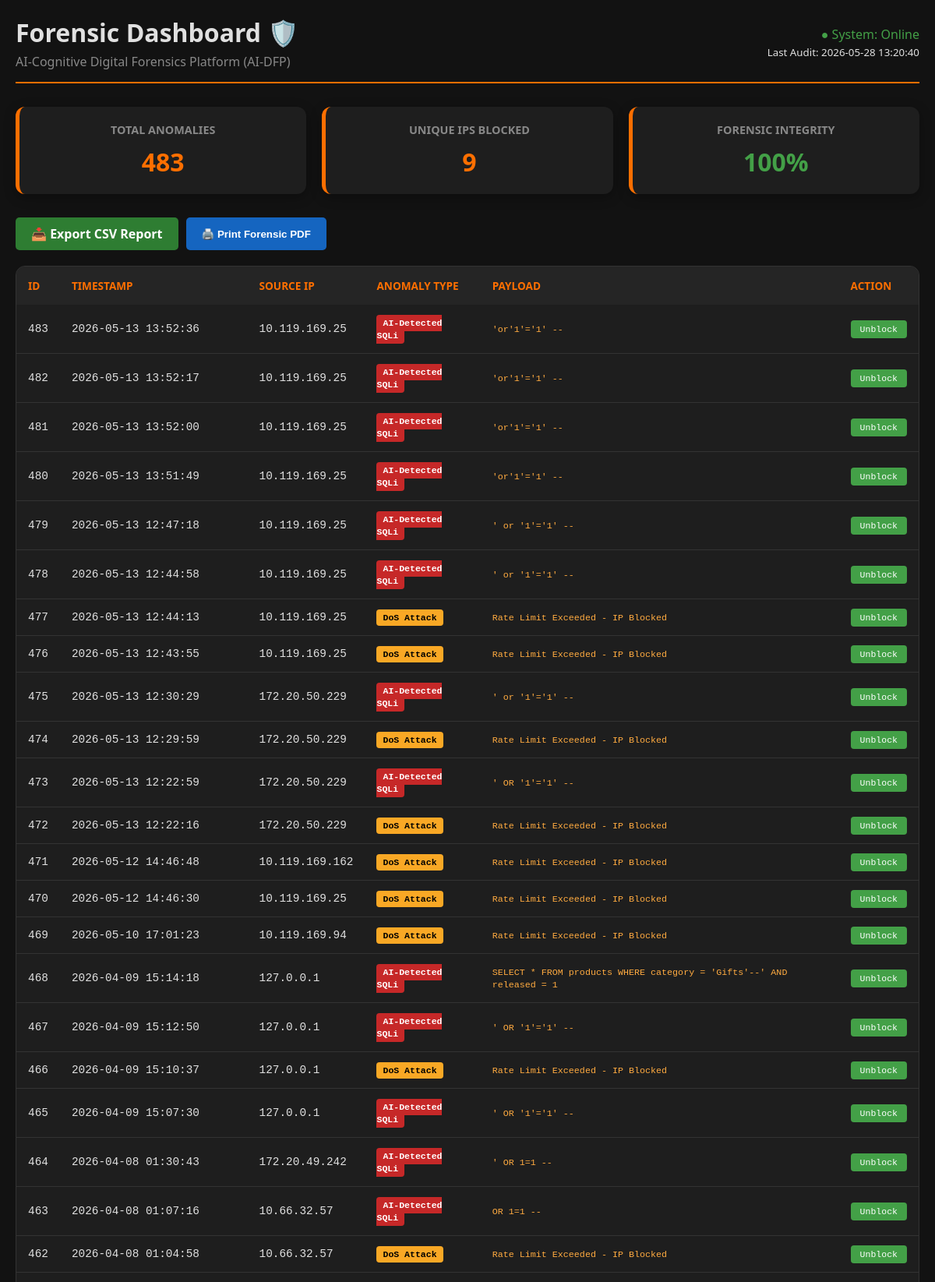
The page /admin (upper part) on the database its author committed.
### tables this page shows
CREATE TABLE attack_logs 
                 (id INTEGER PRIMARY KEY AUTOINCREMENT, timestamp TEXT, ip TEXT, type TEXT, payload TEXT);

### app.py (the view)
@app.route('/admin')
def admin():
    conn = sqlite3.connect('forensic_evidence.db')
    logs = conn.execute("SELECT * FROM attack_logs ORDER BY id DESC").fetchall()
    conn.close()
    return render_template('admin.html', logs=logs, datetime=datetime.now().strftime("%Y-%m-%d %H:%M:%S"))

### app.py (called while the page is built, shortened)
@app.before_request
def security_layer():
    ip = request.remote_addr
    path = request.path
    if path.startswith('/admin') or path.startswith('/export') or path.startswith('/static') or path.startswith('/unblock'):
        return

### templates/admin.html (shortened to what this page needs)
<!DOCTYPE html>
<html lang="en">
<head>
</head>
<body>
<div class="container">
    <header>
        <div>
            <h1 style="margin:0;">Forensic Dashboard 🛡️</h1>
            <p style="color:#888; margin:5px 0 0;">AI-Cognitive Digital Forensics Platform (AI-DFP)</p>
        </div>
        <div style="text-align: right;">
            <span style="color: #43a047;">● System: Online</span><br>
            <small>Last Audit: {{ datetime }}</small>
        </div>
    </header>
    <div class="stats-grid">
        <div class="stat-card">
            <h3>Total Anomalies</h3>
            <p id="total-threats">{{ logs|length }}</p>
        </div>
        <div class="stat-card">
            <h3>Unique IPs Blocked</h3>
            <p id="unique-ips">Calculating...</p>
        </div>
        <div class="stat-card">
            <h3>Forensic Integrity</h3>
            <p style="color: #43a047;">100%</p>
        </div>
    </div>
    <div class="actions">
        <a href="/export" class="btn btn-csv">📥 Export CSV Report</a>
        <button onclick="window.print()" class="btn btn-pdf">🖨️ Print Forensic PDF</button>
    </div>
    <div class="table-container">
        <table>
            <thead>
                <tr>
                    <th>ID</th>
                    <th>Timestamp</th>
                    <th>Source IP</th>
                    <th>Anomaly Type</th>
                    <th>Payload</th>
                    <th>Action</th> </tr>
            </thead>
            <tbody>
                {% for log in logs %}
                <tr>
                    <td>{{ log[0] }}</td>
                    <td>{{ log[1] }}</td>
                    <td>{{ log[2] }}</td>
                    <td>
                        <span class="badge {% if log[3] == 'SQLi' or 'AI' in log[3] %}badge-sqli{% else %}badge-dos{% endif %}">
                            {{ log[3] }}
                        </span>
                    </td>
                    <td style="color: #ffab40;"><code>{{ log[4] }}</code></td>
                    <td>
                        <a href="/unblock/{{ log[2] }}" class="btn-unblock" onclick="return confirm('Restore access for this IP?')">
                            Unblock
                        </a>
                    </td>
                </tr>
                {% endfor %}
            </tbody>
        </table>
    </div>
</div>
</body>
</html>

### templates/admin.html (style rules this page uses)
:root { --primary: #ff6f00; --bg: #121212; --card: #1e1e1e; --text: #e0e0e0; }
body { font-family: 'Segoe UI', sans-serif; background: var(--bg); color: var(--text); margin: 0; padding: 20px; }
.container { max-width: 1200px; margin: auto; }
header { display: flex; justify-content: space-between; align-items: center; border-bottom: 2px solid var(--primary); padding-bottom: 15px; margin-bottom: 30px; }
.stats-grid { display: grid; grid-template-columns: repeat(auto-fit, minmax(250px, 1fr)); gap: 20px; margin-bottom: 30px; }
.stat-card { background: var(--card); padding: 20px; border-radius: 12px; border-left: 5px solid var(--primary); text-align: center; box-shadow: 0 4px 15px rgba(0,0,0,0.3); }
.stat-card h3 { margin: 0; font-size: 0.9em; color: #888; text-transform: uppercase; }
.stat-card p { margin: 10px 0 0; font-size: 2em; font-weight: bold; color: var(--primary); }
.actions { margin-bottom: 20px; display: flex; gap: 10px; }
.btn { padding: 10px 20px; border: none; border-radius: 5px; cursor: pointer; font-weight: bold; text-decoration: none; transition: 0.3s; }
.btn-csv { background: #2e7d32; color: white; }
.btn-pdf { background: #1565c0; color: white; }
.btn-unblock { background: #43a047; color: white; padding: 5px 12px; font-size: 0.8em; text-decoration: none; border-radius: 4px; }
.table-container { background: var(--card); border-radius: 12px; overflow: hidden; border: 1px solid #333; }
table { width: 100%; border-collapse: collapse; text-align: left; }
th { background: #252525; color: var(--primary); padding: 15px; font-size: 0.85em; text-transform: uppercase; }
td { padding: 15px; border-bottom: 1px solid #333; font-family: 'Courier New', monospace; font-size: 0.9em; }
.badge { padding: 4px 8px; border-radius: 4px; font-size: 0.8em; font-weight: bold; }
.badge-sqli { background: #c62828; color: white; }
.badge-dos { background: #f9a825; color: black; }

### rows shown on the page
attack_logs: id "483", timestamp "2026-05-13 13:52:36", ip "10.119.169.25", type "AI-Detected SQLi", payload "'or'1'='1' --"
attack_logs: id "482", timestamp "2026-05-13 13:52:17", ip "10.119.169.25", type "AI-Detected SQLi", payload "'or'1'='1' --"
attack_logs: id "481", timestamp "2026-05-13 13:52:00", ip "10.119.169.25", type "AI-Detected SQLi", payload "'or'1'='1' --"
attack_logs: id "480", timestamp "2026-05-13 13:51:49", ip "10.119.169.25", type "AI-Detected SQLi", payload "'or'1'='1' --"
attack_logs: id "479", timestamp "2026-05-13 12:47:18", ip "10.119.169.25", type "AI-Detected SQLi", payload "' or '1'='1' --"
attack_logs: id "478", timestamp "2026-05-13 12:44:58", ip "10.119.169.25", type "AI-Detected SQLi", payload "' or '1'='1' --"
attack_logs: id "477", timestamp "2026-05-13 12:44:13", ip "10.119.169.25", type "DoS Attack", payload "Rate Limit Exceeded - IP Blocked"
attack_logs: id "476", timestamp "2026-05-13 12:43:55", ip "10.119.169.25", type "DoS Attack", payload "Rate Limit Exceeded - IP Blocked"
attack_logs: id "475", timestamp "2026-05-13 12:30:29", ip "172.20.50.229", type "AI-Detected SQLi", payload "' or '1'='1' --"
attack_logs: id "474", timestamp "2026-05-13 12:29:59", ip "172.20.50.229", type "DoS Attack", payload "Rate Limit Exceeded - IP Blocked"
attack_logs: id "473", timestamp "2026-05-13 12:22:59", ip "172.20.50.229", type "AI-Detected SQLi", payload "' OR '1'='1' --"
attack_logs: id "472", timestamp "2026-05-13 12:22:16", ip "172.20.50.229", type "DoS Attack", payload "Rate Limit Exceeded - IP Blocked"
attack_logs: id "471", timestamp "2026-05-12 14:46:48", ip "10.119.169.162", type "DoS Attack", payload "Rate Limit Exceeded - IP Blocked"
attack_logs: id "470", timestamp "2026-05-12 14:46:30", ip "10.119.169.25", type "DoS Attack", payload "Rate Limit Exceeded - IP Blocked"
attack_logs: id "469", timestamp "2026-05-10 17:01:23", ip "10.119.169.94", type "DoS Attack", payload "Rate Limit Exceeded - IP Blocked"
attack_logs: id "468", timestamp "2026-04-09 15:14:18", ip "127.0.0.1", type "AI-Detected SQLi", payload "SELECT * FROM products WHERE category = 'Gifts'--' AND released = 1"
attack_logs: id "467", timestamp "2026-04-09 15:12:50", ip "127.0.0.1", type "AI-Detected SQLi", payload "' OR '1'='1' --"
attack_logs: id "466", timestamp "2026-04-09 15:10:37", ip "127.0.0.1", type "DoS Attack", payload "Rate Limit Exceeded - IP Blocked"
attack_logs: id "465", timestamp "2026-04-09 15:07:30", ip "127.0.0.1", type "AI-Detected SQLi", payload "' OR '1'='1' --"
attack_logs: id "464", timestamp "2026-04-08 01:30:43", ip "172.20.49.242", type "AI-Detected SQLi", payload "' OR 1=1 --"
attack_logs: id "463", timestamp "2026-04-08 01:07:16", ip "10.66.32.57", type "AI-Detected SQLi", payload "OR 1=1 --"
attack_logs: id "462", timestamp "2026-04-08 01:04:58", ip "10.66.32.57", type "DoS Attack", payload "Rate Limit Exceeded - IP Blocked"

### other values the page prints
{{ logs|length }} "483"
